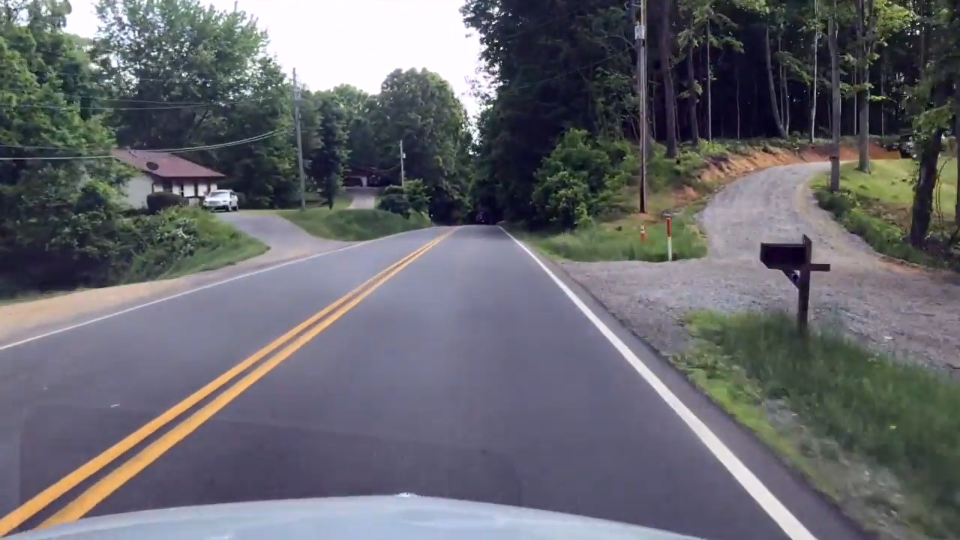
#> input picture test_image.jpg, 1920 x 1080 px (shown at 1/2 size)
$ python -i finale.py   (imports and definitions only)
#> lines starting #> are read from the running program, lines starting #| are printed output that depends on the picture
import cv2
import numpy as np

def canny(lane_image):
   #convert pic to grayscale
   gray = cv2.cvtColor(lane_image,cv2.COLOR_RGB2GRAY)
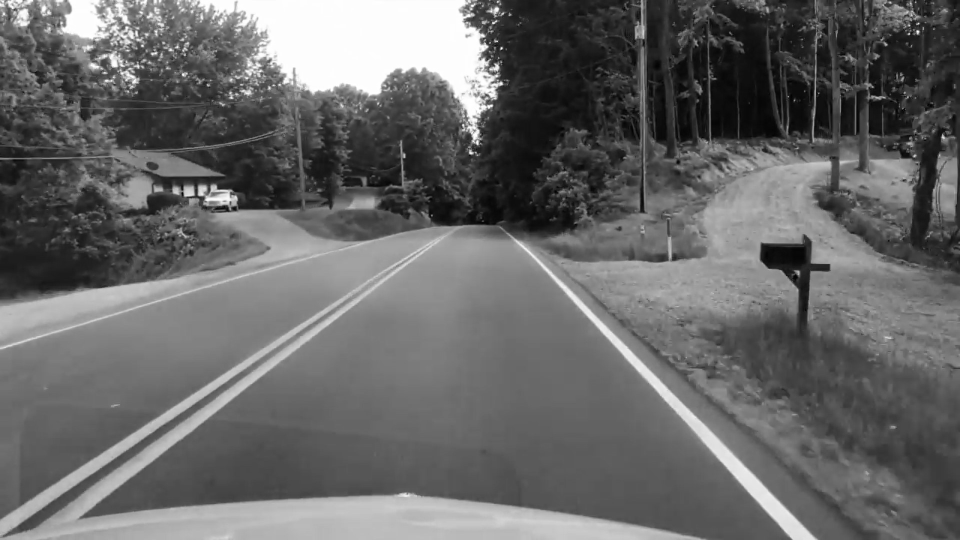
#> gray: shape (1080, 1920) (shown at 1/2 size); min 0, max 255, mean 104
   #blurring image(smoothening) using a 5x5 matrix and weighted average of pixels
   blur = cv2.GaussianBlur(gray,(5,5),0)
   #finding edges(large gradient/drastic change in intensity)
   edge = cv2.Canny(blur,50,150)
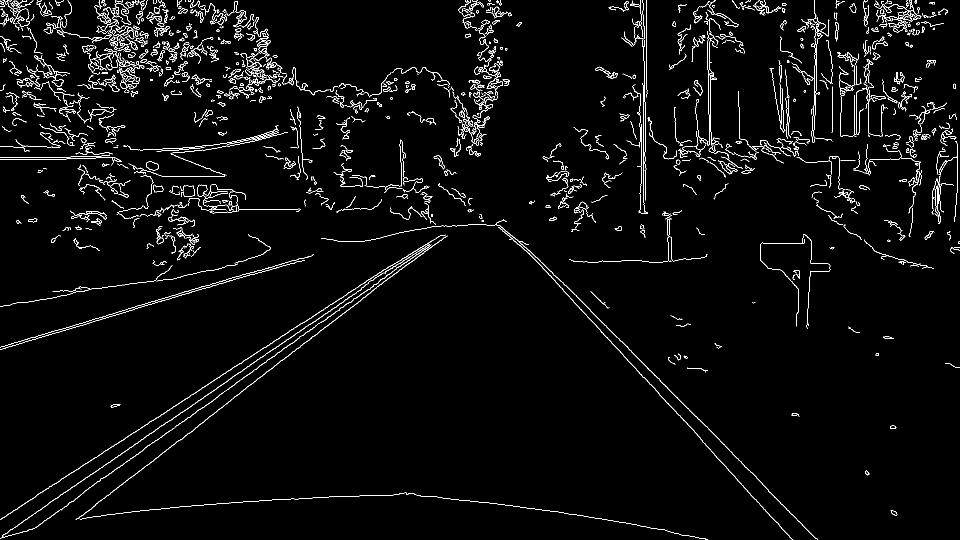
#> edge: shape (1080, 1920) (shown at 1/2 size); 3% white in thin lines or dots
   return edge

# [68 lines left out: functions area_of_interest, coordinates, average_slope, reference, display, marker and 1 more, not called in this run]

# [1 line not run here, left out]
# [1 line that did not run here, left out]
# [1 line that did not run here, left out]

# [17 lines of commented-out code are left out]

mark = cv2.legacy.TrackerMedianFlow_create()
# [1 line that did not run here, left out]
# [39 lines not run here, left out]

>>> import cv2
>>> picture = cv2.cvtColor(cv2.imread('test_image.jpg'), cv2.COLOR_BGR2RGB)
>>> result = canny(picture)
